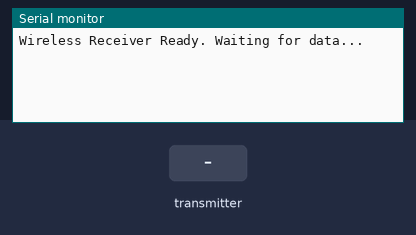
A sketch run on a simulated Arduino Uno, built with avr-gcc and run on an emulated ATmega328P. Shown: the last lines printed to the serial monitor. The inputs (shaded band) are chosen by the test bench. No radio packets arrive unless stated.

Above: at 1.2 s.
1.3 s: the transmitter starts sending rpm = 0
At 1.38 s:
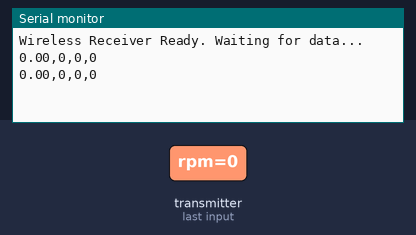
3.2 s: the transmitter starts sending steerX = 256
At 3.27 s:
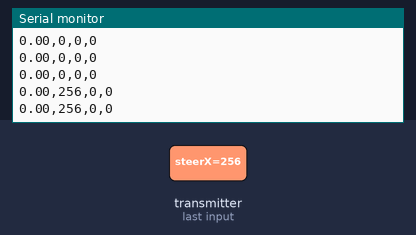
6.2 s: the transmitter starts sending steerY = 256
At 6.32 s:
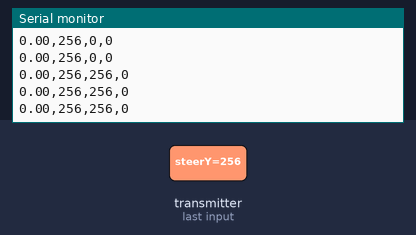
9.2 s: the transmitter starts sending steerX = 0
At 9.33 s:
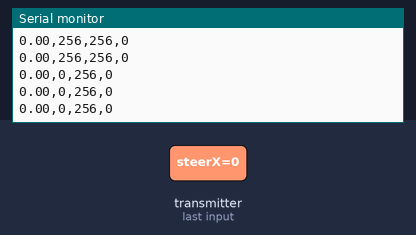
12.2 s: the transmitter starts sending zoomChange = 256
At 12.33 s:
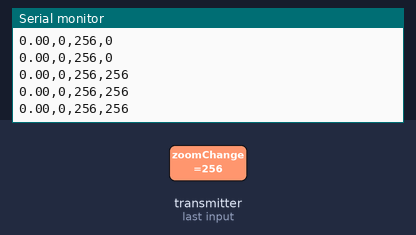
13.7 s: the transmitter starts sending rpm = 25
At 13.71 s:
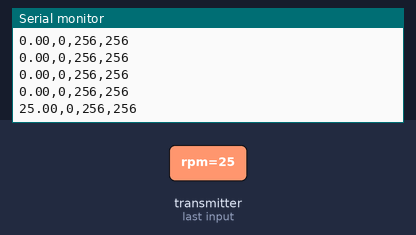

Measured:
- after the input at 1.3 s, the serial monitor: prints a new line at once (image 1)
- after the input at 3.2 s, the serial monitor: prints a new line at once (image 2)
- after the input at 6.2 s, the serial monitor: prints a new line at once (image 3)
- after the input at 9.2 s, the serial monitor: prints a new line at once (image 4)
- after the input at 12.2 s, the serial monitor: prints a new line at once (image 5)
- after the input at 13.7 s, the serial monitor: prints a new line at once (image 6)

The sketch:

bicycleReceiverInterface.ino
```cpp
// rx_serial_interface.ino - Receiver (PC Side)
// Receives wireless data and prints it to the PC's Serial port
// in the exact format required by the Python script: RPM,SteerX,SteerY,Zoom\n

#include <SPI.h>
#include "RF24.h"

// --- NRF24L01 PIN DEFINITIONS ---
RF24 radio(9, 10); // CE, CSN
const byte addresses[][6] = {"00001"}; // Unique address for the pipe (MUST MATCH TX)

// --- DATA STRUCTURE (MUST MATCH TRANSMITTER) ---
struct Payload {
    float rpm;
    int steerX;
    int steerY;
    int zoomChange;
};

void setup() {
  // IMPORTANT: The Python script is looking for this exact baud rate!
  Serial.begin(9600);

  // 1. Initialize Radio
  radio.begin();
  radio.openReadingPipe(1, addresses[0]);
  radio.setPALevel(RF24_PA_LOW);
  radio.startListening(); // Set as receiver

  Serial.println("Wireless Receiver Ready. Waiting for data...");
}

void loop() {
  // Check if data is available in the radio buffer
  if (radio.available()) {
    Payload receivedData;

    // Read the data packet
    radio.read(&receivedData, sizeof(receivedData));

    // Print the received data to the Serial port in the EXACT format
    // the Python script expects: R,X,Y,Z\n
    Serial.print(receivedData.rpm);
    Serial.print(",");
    Serial.print(receivedData.steerX);
    Serial.print(",");
    Serial.print(receivedData.steerY);
    Serial.print(",");
    Serial.println(receivedData.zoomChange);
  }

  delay(10); // Small delay to prevent blocking
}
```
